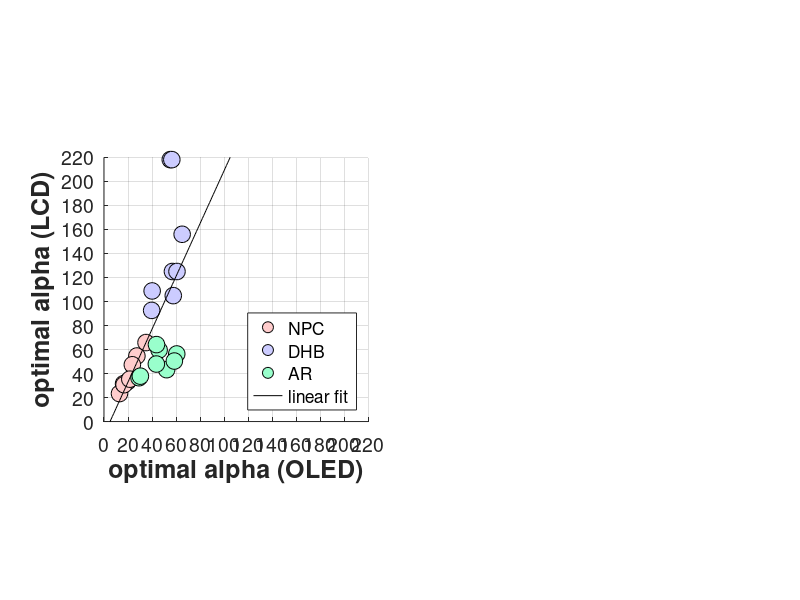

Source code (MATLAB): (Note: this script raises an error after producing the figure.)
function PlotSummaryResultsAllSubjects

    [preferredAlpha, pdfFileName] = GetAllSubjectData();

    
    % Fit a line through the combo points
    x = [];
    y = [];
    for subjectIndex = 1:numel(preferredAlpha)
        x = [x; preferredAlpha{subjectIndex}.HDR(:)];
        y = [y; preferredAlpha{subjectIndex}.LDR(:)];
    end
    
    p = polyfit(x,y,1);
    linearFit.x = 0:1:240;
    linearFit.y = polyval(p,linearFit.x);
    
    
    
    h = figure(1);
    clf;
    set(h, 'Position', [10 10 1126 800], 'Color', [1 1 1]);
    
    subplot(numel(preferredAlpha),2,[1:2:2*numel(preferredAlpha)-1]);
    hold on;
    
    subjectColors = [...
        1.0 0.8 0.8; ...
        0.8 0.8 1.0; ...
        0.6 1.0 0.8 ...
        ];
    
    for subjectIndex = 1:numel(preferredAlpha)
        plot(preferredAlpha{subjectIndex}.HDR, preferredAlpha{subjectIndex}.LDR, 'ko', 'MarkerSize', 12, 'MarkerFaceColor', subjectColors(subjectIndex,:), 'MarkerEdgeColor', [0 0 0 ]);
    end
    
    plot(linearFit.x, linearFit.y, 'k-');
    
    set(gca, 'XLim', [0 220], 'YLim', [0 220], 'XTick', [0:20:300], 'YTick', [0:20:300], 'FontSize', 14);
    legend(preferredAlpha{1}.name, preferredAlpha{2}.name, preferredAlpha{3}.name, 'linear fit', 'DHB''s projections to best fit line', 'Location', 'SouthEast');
    xlabel('optimal alpha (OLED)', 'FontSize', 18, 'FontWeight', 'bold');
    ylabel('optimal alpha (LCD)',  'FontSize', 18, 'FontWeight', 'bold');
    grid on
    axis 'square'
    set(gca, 'FontSize', 14);
    
    
    d = 15;
    edges = 0:d:180;
    for subjectIndex = 1:numel(preferredAlpha)
        [N1(subjectIndex,:), ~] = histcounts(preferredAlpha{subjectIndex}.HDR(:), edges);
        [N2(subjectIndex,:), ~] = histcounts(preferredAlpha{subjectIndex}.LDR(:), edges);
  
        initParams = [5 60 10; 5 20 8; 5 100 100];
        for kInit = 1:size(initParams,1)
            [tmp,resnorm(kInit)] = lsqcurvefit(@guassianCurve,initParams(kInit,:),edges(1:end-1)+d/2,squeeze(N1(subjectIndex,:)));
            tmpParams(kInit,:) = tmp';
        end
        [~,kInit] = min(resnorm);
        N1fittedParams(subjectIndex,:) = tmpParams(kInit,:);
        
        
        for kInit = 1:size(initParams,1)
            [tmp,resnorm(kInit)] = lsqcurvefit(@guassianCurve,initParams(kInit,:),edges(1:end-1)+d/2,squeeze(N2(subjectIndex,:)));
            tmpParams(kInit,:) = tmp';
        end
        [~,kInit] = min(resnorm);
        N2fittedParams(subjectIndex,:) = tmpParams(kInit,:);
    end
    
    xdata = 0:1:220;
    
    for subjectIndex = 1:numel(preferredAlpha)
        subplot(numel(preferredAlpha),2,2+(subjectIndex-1)*2);
        hold on;

        plot(xdata, guassianCurve(squeeze(N1fittedParams(subjectIndex,:)),xdata), 'k-', 'Color', subjectColors(subjectIndex,:), 'LineWidth', 2.0);
        plot(xdata, guassianCurve(squeeze(N2fittedParams(subjectIndex,:)),xdata), 'k-', 'Color', 0.7*subjectColors(subjectIndex,:), 'LineWidth', 2.0);

        b  = bar(edges(1:end-1)+d/2, [squeeze(N1(subjectIndex,:)); squeeze(N2(subjectIndex,:))]', 1);
        b(1).FaceColor = subjectColors(subjectIndex,:);
        b(2).FaceColor = 0.7*subjectColors(subjectIndex,:);
    
    
        grid on
        box on
        title(preferredAlpha{subjectIndex}.name);
        if (subjectIndex == numel(preferredAlpha))
            xlabel('optimal alpha', 'FontSize', 18, 'FontWeight', 'bold');
        end
        legend('OLED', 'LCD');
        set(gca, 'XLim', [0 170]);
        set(gca, 'FontSize', 14);
    end
    
    drawnow
    NicePlot.exportFigToPDF(sprintf('PDFfigs/%s',pdfFileName), h, 300);
    
end

function [preferredAlpha, pdfFileName] = GetAllSubjectData()

    dynamicRange = [54848 2806 15814 1079 19581 2789 6061 1110];
    
    subjectIndex = 1;
    preferredAlpha{subjectIndex}.name = 'NPC';
    preferredAlpha{subjectIndex}.HDR  = [12.9 19.7 16.3 27.4 16.7 23.6 21.5 35];
    preferredAlpha{subjectIndex}.LDR = [23.3 33.3 31.5 54.6 30.7 47.3 35.3  65.8];
    
    subjectIndex = subjectIndex + 1;
    preferredAlpha{subjectIndex}.name = 'DHB';
    preferredAlpha{subjectIndex}.HDR = [40.1 39.7 55.2 56.5 57.0 57.7 60.8 65.1];
    preferredAlpha{subjectIndex}.LDR = [108.8 92.6 218.2 218.2 125.0 104.9 125.0 156.0];
    
    subjectIndex = subjectIndex + 1;
    preferredAlpha{subjectIndex}.name = 'AR';
    preferredAlpha{subjectIndex}.HDR = [52.2 30.3 58.6 45.9 43.6 29.2 43.7 60.6];
    preferredAlpha{subjectIndex}.LDR = [43.2 37.8 50.4 59.6 47.9 36.5 64.1 56.3];
    
    [~,ix] = sort(dynamicRange);
    
    for k = 1:subjectIndex 
       preferredAlpha{subjectIndex}.dynamicRange = dynamicRange(ix);
       preferredAlpha{subjectIndex}.HDR = preferredAlpha{subjectIndex}.HDR(ix);
       preferredAlpha{subjectIndex}.LDR = preferredAlpha{subjectIndex}.LDR(ix);
    end
    
    pdfFileName = 'SummaryAlphasCombo.pdf';
end


function F = guassianCurve(params,xdata)
    gain = params(1);
    mean = params(2);
    sigma = params(3);
    F = gain*exp(-0.5*((xdata-mean)/sigma).^2);
end

